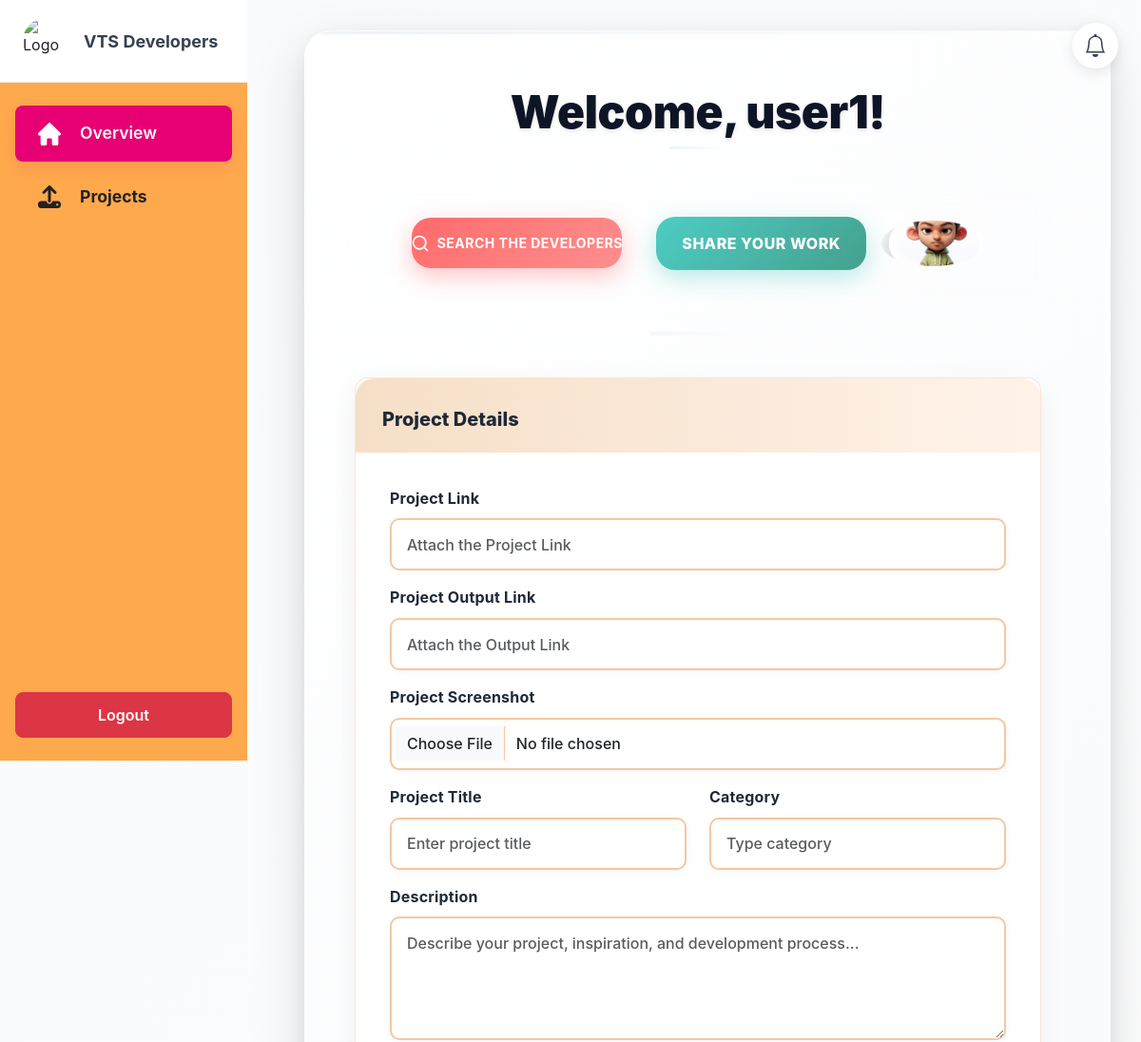
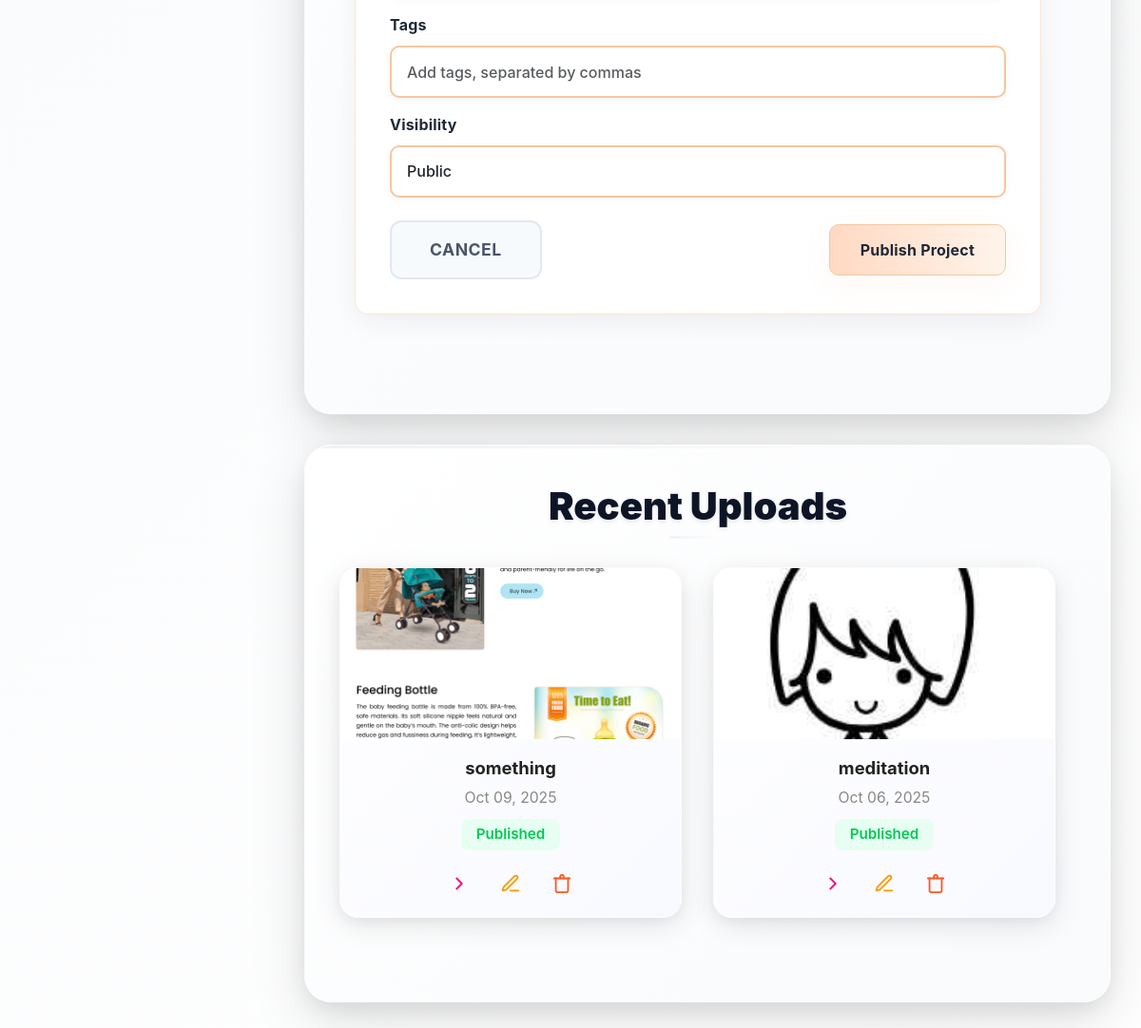
The app's page /student-home/ (signed in) with its own data (2 pictures, top to bottom).
### accounts/models.py (models this page shows, shortened)
class StudentProfile(models.Model):
    user = models.OneToOneField(User, on_delete=models.CASCADE, related_name='student_profile')
    student_name = models.CharField(max_length=150)
    student_contact = models.CharField(max_length=30)
    student_email = models.EmailField()
    student_address = models.TextField()
    course_joined_date = models.DateField()
    course_details = models.TextField()
    image = models.ImageField(upload_to='student_images/', blank=True, null=True)
    bio = models.TextField(blank=True, null=True)
    profile_views = models.IntegerField(default=0)

class Project(models.Model):
    student = models.ForeignKey(StudentProfile, on_delete=models.CASCADE, related_name='projects')
    title = models.CharField(max_length=200)
    description = models.TextField(blank=True)
    created_at = models.DateTimeField(auto_now_add=True)
    allow_downloads = models.BooleanField(default=False)
    category = models.CharField(default='Other', max_length=100)
    output_link = models.URLField(blank=True)
    project_link = models.URLField(blank=True)
    tags = models.CharField(blank=True, max_length=200)
    visibility = models.CharField(choices=[('Public', 'Public'), ('Private', 'Private')], default='Public', max_length=20)
    screenshot = models.ImageField(upload_to='project_screenshots/', null=True, blank=True)

### accounts/student_views.py (the view)
    def _wrapped_view(request, *args, **kwargs):
        try:
            student_profile = request.user.student_profile
            return view_func(request, *args, **kwargs)
        except ObjectDoesNotExist:
            if request.user.is_superuser:
                return redirect('admin_home')
            return render(request, 'accounts/no_profile.html', {
                'message': 'No student profile found. Please contact an administrator.'
            })

### accounts/context_processors.py (called while the page is built)
def notifications_processor(request):
    unread_count = 0
    if request.user.is_authenticated and not request.user.is_superuser:
        try:
            unread_count = Notification.objects.filter(
                recipient=request.user.student_profile,
                is_read=False
            ).count()
        except:
            pass
    return {'unread_notifications_count': unread_count}

### accounts/student_views.py (called while the page is built, shortened)
def check_student_profile(view_func):
    def _wrapped_view(request, *args, **kwargs):
        try:
            student_profile = request.user.student_profile
            return view_func(request, *args, **kwargs)
        except ObjectDoesNotExist:
            if request.user.is_superuser:
                return redirect('admin_home')
            return render(request, 'accounts/no_profile.html', {
                'message': 'No student profile found. Please contact an administrator.'
            })
    return _wrapped_view

@login_required
@check_student_profile
def student_home(request):
    user_projects = Project.objects.filter(student=request.user.student_profile).order_by('-created_at')[:6]
    for project in user_projects:
        project.edit_url = f'/accounts/project/{project.id}/edit/'
        project.delete_url = f'/accounts/project/{project.id}/remove-from-recent/'
        project.time_ago = project.created_at.strftime('%b %d, %Y')
        project.status = 'Published'  # All projects in Recent Uploads are considered published
    return render(request, 'accounts/student_home.html', {'user_projects': user_projects})

### templates/accounts/student_home.html (shortened to what this page needs)
{% extends 'base.html' %}
{% load static %}
{% block content %}
<link rel="stylesheet" href="{% static 'accounts/admin_sidebar.css' %}">
<link rel="stylesheet" href="{% static 'accounts/student_home.css' %}">
<div class="admin-sidebar" id="adminSidebar">
    <div class="logo-row">
        <img src="{% static 'accounts/vtslogo.jpg' %}" alt="Logo">
        <span>VTS Developers</span>
    </div>
    <nav class="nav flex-column">
                <a class="nav-link active" href="#">
                        <span class="overview-label">Overview</span>
                </a>
                <a class="nav-link" href="{% url 'student_projects' %}">
                        <span class="projects-label">Projects</span>
                </a>
    </nav>
    <form method="post" action="/accounts/logout/" class="logout-form">
    <button type="submit" class="btn btn-danger w-100 btn-logout">Logout</button>
    </form>
</div>
    <div class="admin-main-content fade-in-up">
        <h2>Welcome, {{ user.username }}!</h2>
    <div class="dashboard-row-centered">
        <div class="dashboard-center-group">
            <div class="d-flex flex-column flex-md-row align-items-center gap-3">
                <a href="{% url 'public_student_projects' %}" class="btn btn-search-dev d-inline-flex align-items-center justify-content-center flex-nowrap dashboard-btn slide-in-left w-100 w-md-auto">
                    <svg xmlns="http://www.w3.org/2000/svg" width="20" height="20" fill="none" stroke="#fff" stroke-width="2" stroke-linecap="round" stroke-linejoin="round" class="me-2 flex-shrink-0" viewBox="0 0 24 24"><circle cx="11" cy="11" r="8"/><line x1="21" y1="21" x2="16.65" y2="16.65"/></svg>
                    <span style="font-weight:bold; font-size: 14px;">Search the developers</span>
                </a>
                <button class="btn btn-share-work d-inline-flex align-items-center justify-content-center dashboard-btn slide-in-right fs-6 px-2 w-100 w-md-auto">
                    <span>Share Your Work</span>
                </button>
                <a href="{% url 'student_profile' user.student_profile.id %}" class="profile-link">
                    <div class="dashboard-profile-box">
                        {% if user.student_profile.image %}
                        <img src="{{ user.student_profile.image.url }}" alt="Student Image" class="img-student-profile">
                        {% else %}
                        <img src="{% static 'accounts/default_profile.png' %}" alt="Student Image" class="img-student-profile">
                        {% endif %}
                    </div>
                </a>
            </div>
        </div>
    </div>
<div class="share-work-form-container">
    <div class="share-modal-content">
        <div class="share-modal-header d-flex justify-content-between align-items-center">
            <h5 class="modal-title">Project Details</h5>
        </div>
        <div class="share-modal-body">
            <form id="shareWorkForm" enctype="multipart/form-data" class="needs-validation" novalidate>
                <div class="mb-3">
                    <label class="form-label fw-bold">Project Link</label>
                    <input type="url" class="form-control" name="project_link" placeholder="Attach the Project Link">
                </div>
                <div class="mb-3">
                    <label class="form-label fw-bold">Project Output Link</label>
                    <input type="url" class="form-control" name="output_link" placeholder="Attach the Output Link">
                </div>
                <div class="mb-3">
                    <label class="form-label fw-bold">Project Screenshot</label>
                    <input type="file" class="form-control" id="screenshot" name="screenshot" accept="image/*">
                </div>
                <div class="row mb-3">
                    <div class="col-md-6 mb-2 mb-md-0">
                        <label class="form-label fw-bold">Project Title</label>
                        <input type="text" class="form-control" name="title" placeholder="Enter project title" required>
                    </div>
                    <div class="col-md-6">
                        <label class="form-label fw-bold">Category</label>
                        <input type="text" class="form-control" name="category" placeholder="Type category" required>
                    </div>
                </div>
                <div class="mb-3">
                    <label class="form-label fw-bold">Description</label>
                    <textarea class="form-control" name="description" rows="4" placeholder="Describe your project, inspiration, and development process..."></textarea>
                </div>
                <div class="mb-3">
                    <label class="form-label fw-bold">Tags</label>
                    <input type="text" class="form-control" name="tags" placeholder="Add tags, separated by commas">
                </div>
                <div class="row mb-3">
                    <div class="col-12">
                        <label class="form-label fw-bold">Visibility</label>
                        <select class="form-select" name="visibility">
                            <option value="Public">Public</option>
                        </select>
                    </div>
                </div>
                <div class="d-flex justify-content-between align-items-center mt-4 button-container">
                    <button type="reset" class="btn btn-secondary">Cancel</button>
                    <button type="submit" class="btn btn-pink fw-bold">Publish Project</button>
                </div>
            </form>
        </div>
    </div>
                </div>
        </div>
<div class="admin-main-content recent-uploads-section">
    <div class="recent-uploads-container">
        <h3 class="recent-uploads-title">Recent Uploads</h3>
        <div class="recent-uploads-row">
            {% for project in user_projects %}
            <div class="recent-upload-card fade-in-up">
                <div class="recent-upload-image">
                    {% if project.screenshot %}
                    <img src="{{ project.screenshot.url }}" alt="Screenshot">
                    {% else %}
                    <div class="recent-upload-no-image">No Screenshot</div>
                    {% endif %}
                </div>
                <div class="recent-upload-info">
                    <h5 class="recent-upload-title">{{ project.title }}</h5>
                    <div class="recent-upload-time">{{ project.time_ago }}</div>
                    {% if project.status == 'Published' %}
                    <span class="recent-upload-status published">Published</span>
                    {% elif project.status == 'Draft' %}
                    <span class="recent-upload-status draft">Draft</span>
                    {% endif %}
                    <div class="recent-upload-actions">
                        {% if project.project_link %}
                        <a href="{{ project.project_link }}" target="_blank" class="recent-upload-action view" title="View Code">
                            <svg width="22" height="22" fill="none" stroke="#ff0080" stroke-width="2" stroke-linecap="round" stroke-linejoin="round" viewBox="0 0 24 24"><path d="M9 18l6-6-6-6"/></svg>
                        </a>
                        {% endif %}
                        <button class="recent-upload-action edit" title="Edit" data-project-id="{{ project.id }}" onclick="openEditModal({{ project.id }})">
                            <svg width="22" height="22" fill="none" stroke="#ff9800" stroke-width="2" stroke-linecap="round" stroke-linejoin="round" viewBox="0 0 24 24"><path d="M12 20h9"/><path d="M16.5 3.5a2.121 2.121 0 1 1 3 3L7 19l-4 1 1-4 12.5-12.5z"/></svg>
                        </button>
                        <button class="recent-upload-action delete" title="Delete" data-project-id="{{ project.id }}" onclick="removeFromRecent({{ project.id }})">
                            <svg width="22" height="22" fill="none" stroke="#ff5722" stroke-width="2" stroke-linecap="round" stroke-linejoin="round" viewBox="0 0 24 24"><polyline points="3 6 5 6 21 6"/><path d="M19 6v14a2 2 0 0 1-2 2H7a2 2 0 0 1-2-2V6m5 0V4a2 2 0 0 1 2-2h0a2 2 0 0 1 2 2v2"/></svg>
                        </button>
                    </div>
                </div>
            </div>
            {% endfor %}
        </div>
    </div>
</div>
{% endblock %}

### static/accounts/admin_sidebar.css (style rules this page uses)
.admin-sidebar { width: 260px; background: #ffa94d; color: #222; position: fixed; top: 0; left: 0; z-index: 1100; display: flex; flex-direction: column; height: 100vh; transition: transform 0.3s cubic-bezier(.4,0,.2,1); }
.admin-sidebar .logo-row { display: flex; align-items: center; padding: 1.2rem 1.5rem 1.2rem 1.5rem; width: 100%; background: #fff; border-bottom: 1px solid #eee; }
.admin-sidebar .logo-row img { height: 48px; width: 48px; border-radius: 50%; margin-right: 1rem; }
.admin-sidebar .logo-row span { font-size: 18px; font-weight: 700; color: #222; }
.admin-sidebar .nav { margin-top: 1.5rem; width: 100%; flex: 1 1 auto; padding: 0 1rem; }
.admin-sidebar .logout-form { width: 100%; padding: 1.5rem 1rem 1rem 1rem; margin-top: auto; margin-bottom: 0.5rem; }
.admin-sidebar .btn-logout { width: 100%; padding: 0.7rem; font-weight: 600; border-radius: 8px; }
.admin-sidebar .nav-link { display: flex; align-items: center; font-size: 1.1rem; font-weight: 600; color: #222; padding: 1rem 1.5rem; margin-bottom: 0.5rem; text-decoration: none; background: none; transition: all 0.3s ease; border-radius: 8px; }
.admin-sidebar .nav-link.active { color: #ffffff !important; background: #E60073 !important; box-shadow: 0 6px 18px rgba(230,0,115,0.12); }
.admin-sidebar .nav-link svg { margin-right: 0.75rem; font-size: 1.2rem; flex-shrink: 0; }
.admin-sidebar .nav-link svg, .admin-sidebar .nav-link svg * { fill: currentColor !important; }
.admin-main-content { margin-left: 280px; padding: 2rem; transition: margin-left 0.3s ease; }

### templates/accounts/student_home.html (style rules this page uses)
.admin-main-content h2 { font-weight: 800; letter-spacing: -0.4px; color: #0f172a; margin-bottom: 0.75rem; }
.dashboard-row-centered { display:flex; justify-content:center; }
.dashboard-center-group { display: flex; gap: 1rem; align-items: center; justify-content: center; width: 100%; max-width: 800px; margin: 0 auto; padding: 0 1rem; }
.btn-search-dev, .btn-share-work { border-radius: 10px; padding: 0.6rem 1rem; box-shadow: 0 8px 28px rgba(15,23,42,0.06); white-space: nowrap; }
.btn-search-dev { background: linear-gradient(90deg,#4ade80,#10b981); color: #fff; border: none; }
.btn-share-work { background: #fff; border: 1px solid rgba(15,23,42,0.06); }
.dashboard-profile-box { width: 48px; height: 48px; border-radius: 50%; display: flex; align-items: center; justify-content: center; background: linear-gradient(180deg,#ffffff,#f7f9ff); margin-left: 3rem; }
.img-student-profile { width: 44px; height: 44px; border-radius: 50%; object-fit: cover; }
.profile-link { text-decoration: none; display: flex; align-items: center; }
.img-student-profile { width:68px; height:68px; object-fit:cover; }
.recent-uploads-title { font-weight:700; color:#0f172a; margin-bottom:0.75rem; }
.recent-upload-card { border-radius:10px; overflow:hidden; background:#fff; box-shadow:0 8px 26px rgba(2,6,23,0.04); border:1px solid rgba(2,6,23,0.04); }
.recent-upload-title { font-weight:700; color:#111827; }
.notification-btn svg, .admin-sidebar .logo-row span { color: #374151 !important; }
.admin-main-content { margin-left: 320px !important; padding-left: 2.25rem !important; }

### records on screen
Project: screenshot (picture), title "something", time_ago "Oct 09, 2025", shows "Published"
Project: screenshot (picture), title "meditation", time_ago "Oct 06, 2025", shows "Published"

### other values on screen
{{ user.username }} "user1"
